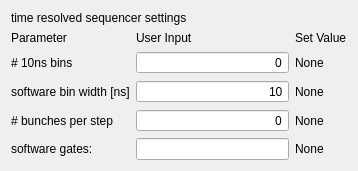
<?xml version="1.0" encoding="UTF-8"?>
<ui version="4.0">
 <class>TRSWidg</class>
 <widget class="QWidget" name="TRSWidg">
  <property name="geometry">
   <rect>
    <x>0</x>
    <y>0</y>
    <width>358</width>
    <height>156</height>
   </rect>
  </property>
  <property name="windowTitle">
   <string>TRSWidg</string>
  </property>
  <property name="locale">
   <locale language="English" country="UnitedStates"/>
  </property>
  <layout class="QVBoxLayout" name="verticalLayout">
   <item>
    <widget class="QLabel" name="label_sequencerName">
     <property name="sizePolicy">
      <sizepolicy hsizetype="Minimum" vsizetype="Fixed">
       <horstretch>0</horstretch>
       <verstretch>0</verstretch>
      </sizepolicy>
     </property>
     <property name="text">
      <string>time resolved sequencer settings</string>
     </property>
    </widget>
   </item>
   <item>
    <layout class="QGridLayout" name="gridLayout">
     <item row="0" column="0">
      <widget class="QLabel" name="label_8">
       <property name="sizePolicy">
        <sizepolicy hsizetype="Minimum" vsizetype="Fixed">
         <horstretch>0</horstretch>
         <verstretch>0</verstretch>
        </sizepolicy>
       </property>
       <property name="text">
        <string>Parameter</string>
       </property>
      </widget>
     </item>
     <item row="1" column="0">
      <widget class="QLabel" name="label_dwellTime_ms">
       <property name="text">
        <string># 10ns bins</string>
       </property>
      </widget>
     </item>
     <item row="1" column="1">
      <widget class="QSpinBox" name="spinBox_nOfBins">
       <property name="alignment">
        <set>Qt::AlignRight|Qt::AlignTrailing|Qt::AlignVCenter</set>
       </property>
       <property name="buttonSymbols">
        <enum>QAbstractSpinBox::NoButtons</enum>
       </property>
       <property name="keyboardTracking">
        <bool>false</bool>
       </property>
       <property name="maximum">
        <number>999999999</number>
       </property>
      </widget>
     </item>
     <item row="0" column="1">
      <widget class="QLabel" name="label_9">
       <property name="sizePolicy">
        <sizepolicy hsizetype="Minimum" vsizetype="Fixed">
         <horstretch>0</horstretch>
         <verstretch>0</verstretch>
        </sizepolicy>
       </property>
       <property name="text">
        <string>User Input</string>
       </property>
      </widget>
     </item>
     <item row="1" column="2">
      <widget class="QLabel" name="label_nOfBins_set">
       <property name="text">
        <string>None</string>
       </property>
      </widget>
     </item>
     <item row="3" column="0">
      <widget class="QLabel" name="label">
       <property name="text">
        <string># bunches per step</string>
       </property>
      </widget>
     </item>
     <item row="0" column="2">
      <widget class="QLabel" name="label_10">
       <property name="sizePolicy">
        <sizepolicy hsizetype="Minimum" vsizetype="Fixed">
         <horstretch>0</horstretch>
         <verstretch>0</verstretch>
        </sizepolicy>
       </property>
       <property name="text">
        <string>Set Value</string>
       </property>
      </widget>
     </item>
     <item row="4" column="0">
      <widget class="QLabel" name="label_2">
       <property name="text">
        <string>software gates:</string>
       </property>
      </widget>
     </item>
     <item row="3" column="1">
      <widget class="QSpinBox" name="spinBox_nOfBunches">
       <property name="alignment">
        <set>Qt::AlignRight|Qt::AlignTrailing|Qt::AlignVCenter</set>
       </property>
       <property name="buttonSymbols">
        <enum>QAbstractSpinBox::NoButtons</enum>
       </property>
       <property name="keyboardTracking">
        <bool>false</bool>
       </property>
       <property name="maximum">
        <number>999999999</number>
       </property>
      </widget>
     </item>
     <item row="3" column="2">
      <widget class="QLabel" name="label_nOfBunches_set">
       <property name="text">
        <string>None</string>
       </property>
      </widget>
     </item>
     <item row="4" column="1">
      <widget class="QLineEdit" name="lineEdit">
       <property name="toolTip">
        <string>must be in style of:
 [[v_min_pmt0, v_max_pmt0, t_min_pmt0, t_min_pmt0], ... ] 
 
 length must equal the length of active pmts</string>
       </property>
      </widget>
     </item>
     <item row="4" column="2">
      <widget class="QLabel" name="label_softwGates_set">
       <property name="text">
        <string>None</string>
       </property>
      </widget>
     </item>
     <item row="2" column="0">
      <widget class="QLabel" name="label_3">
       <property name="text">
        <string>software bin width [ns]</string>
       </property>
      </widget>
     </item>
     <item row="2" column="1">
      <widget class="QSpinBox" name="spinBox_softBinWidth">
       <property name="alignment">
        <set>Qt::AlignRight|Qt::AlignTrailing|Qt::AlignVCenter</set>
       </property>
       <property name="buttonSymbols">
        <enum>QAbstractSpinBox::NoButtons</enum>
       </property>
       <property name="keyboardTracking">
        <bool>false</bool>
       </property>
       <property name="minimum">
        <number>10</number>
       </property>
       <property name="maximum">
        <number>100</number>
       </property>
       <property name="singleStep">
        <number>10</number>
       </property>
      </widget>
     </item>
     <item row="2" column="2">
      <widget class="QLabel" name="label_softBinWidth_set">
       <property name="text">
        <string>None</string>
       </property>
      </widget>
     </item>
    </layout>
   </item>
  </layout>
 </widget>
 <resources/>
 <connections/>
</ui>
